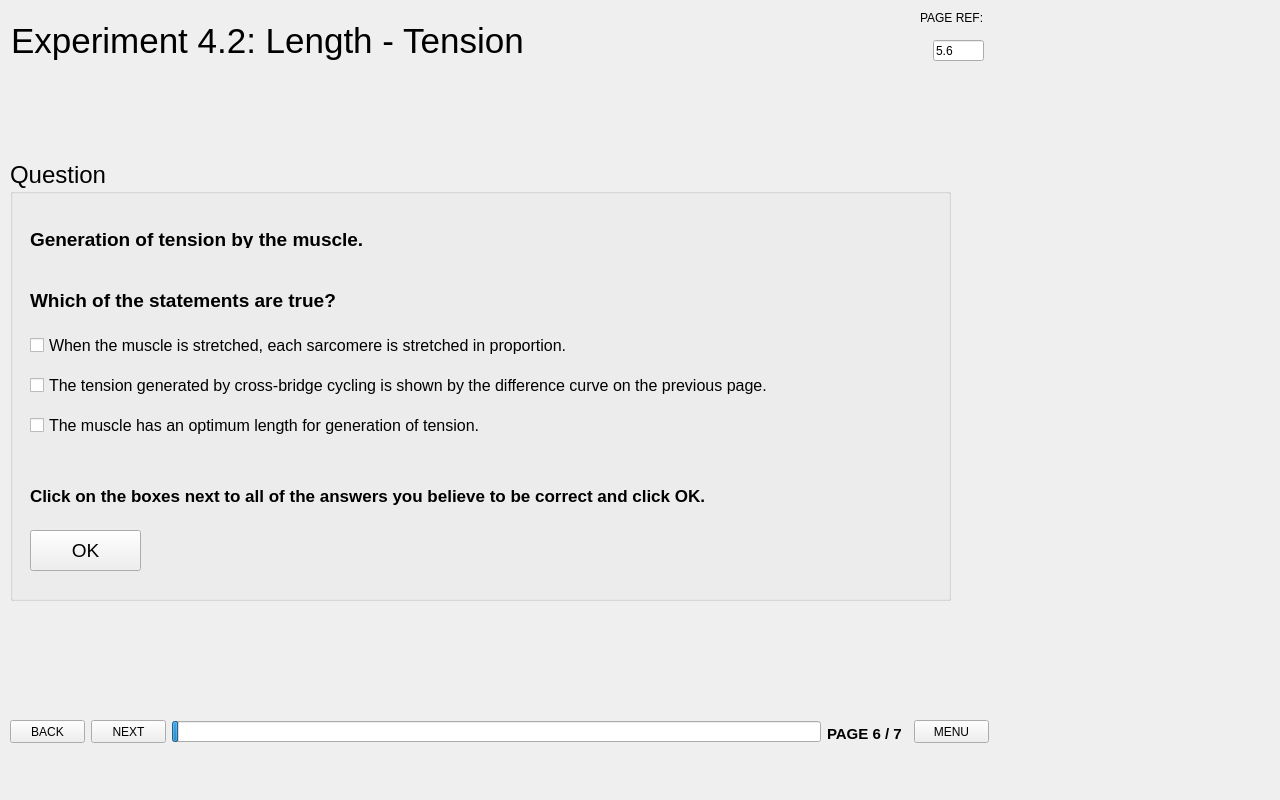
<?xml version="1.0" encoding="UTF-8"?>
<ui version="4.0">
 <class>MainWindow</class>
 <widget class="QMainWindow" name="MainWindow">
  <property name="geometry">
   <rect>
    <x>0</x>
    <y>0</y>
    <width>1280</width>
    <height>800</height>
   </rect>
  </property>
  <property name="windowTitle">
   <string>MainWindow</string>
  </property>
  <widget class="QWidget" name="centralwidget">
   <widget class="QGroupBox" name="groupBox_3">
    <property name="geometry">
     <rect>
      <x>10</x>
      <y>160</y>
      <width>941</width>
      <height>441</height>
     </rect>
    </property>
    <property name="font">
     <font>
      <pointsize>18</pointsize>
     </font>
    </property>
    <property name="title">
     <string>Question</string>
    </property>
    <widget class="QLabel" name="label_4">
     <property name="geometry">
      <rect>
       <x>20</x>
       <y>70</y>
       <width>571</width>
       <height>18</height>
      </rect>
     </property>
     <property name="font">
      <font>
       <pointsize>14</pointsize>
       <weight>75</weight>
       <bold>true</bold>
      </font>
     </property>
     <property name="text">
      <string>Generation of tension by the muscle. </string>
     </property>
    </widget>
    <widget class="QLabel" name="label_3">
     <property name="geometry">
      <rect>
       <x>20</x>
       <y>130</y>
       <width>591</width>
       <height>21</height>
      </rect>
     </property>
     <property name="font">
      <font>
       <pointsize>14</pointsize>
       <weight>75</weight>
       <bold>true</bold>
      </font>
     </property>
     <property name="text">
      <string>Which of the statements are true?</string>
     </property>
    </widget>
    <widget class="QCheckBox" name="checkBox1">
     <property name="geometry">
      <rect>
       <x>20</x>
       <y>160</y>
       <width>611</width>
       <height>51</height>
      </rect>
     </property>
     <property name="font">
      <font>
       <pointsize>12</pointsize>
      </font>
     </property>
     <property name="text">
      <string>When the muscle is stretched, each sarcomere is stretched in proportion.</string>
     </property>
    </widget>
    <widget class="QCheckBox" name="checkBox2">
     <property name="geometry">
      <rect>
       <x>20</x>
       <y>200</y>
       <width>881</width>
       <height>51</height>
      </rect>
     </property>
     <property name="font">
      <font>
       <pointsize>12</pointsize>
      </font>
     </property>
     <property name="text">
      <string>The tension generated by cross-bridge cycling is shown by the difference curve on the previous page.</string>
     </property>
    </widget>
    <widget class="QCheckBox" name="checkBox3">
     <property name="geometry">
      <rect>
       <x>20</x>
       <y>240</y>
       <width>611</width>
       <height>51</height>
      </rect>
     </property>
     <property name="font">
      <font>
       <pointsize>12</pointsize>
      </font>
     </property>
     <property name="text">
      <string>The muscle has an optimum length for generation of tension.</string>
     </property>
    </widget>
    <widget class="QLabel" name="label_5">
     <property name="geometry">
      <rect>
       <x>20</x>
       <y>320</y>
       <width>901</width>
       <height>31</height>
      </rect>
     </property>
     <property name="font">
      <font>
       <pointsize>13</pointsize>
       <weight>75</weight>
       <bold>true</bold>
      </font>
     </property>
     <property name="text">
      <string>Click on the boxes next to all of the answers you believe to be correct and click OK.</string>
     </property>
    </widget>
    <widget class="QPushButton" name="pushButtonOk">
     <property name="geometry">
      <rect>
       <x>20</x>
       <y>370</y>
       <width>111</width>
       <height>41</height>
      </rect>
     </property>
     <property name="font">
      <font>
       <pointsize>14</pointsize>
      </font>
     </property>
     <property name="text">
      <string>OK</string>
     </property>
    </widget>
   </widget>
   <widget class="QLabel" name="labelCurrentWindow">
    <property name="geometry">
     <rect>
      <x>11</x>
      <y>20</y>
      <width>771</width>
      <height>41</height>
     </rect>
    </property>
    <property name="font">
     <font>
      <pointsize>26</pointsize>
     </font>
    </property>
    <property name="text">
     <string>Experiment 4.2: Length - Tension</string>
    </property>
   </widget>
   <widget class="QLineEdit" name="lineEdit_2">
    <property name="geometry">
     <rect>
      <x>933</x>
      <y>40</y>
      <width>51</width>
      <height>21</height>
     </rect>
    </property>
    <property name="sizePolicy">
     <sizepolicy hsizetype="Ignored" vsizetype="Fixed">
      <horstretch>0</horstretch>
      <verstretch>0</verstretch>
     </sizepolicy>
    </property>
    <property name="text">
     <string>5.6</string>
    </property>
    <property name="readOnly">
     <bool>true</bool>
    </property>
   </widget>
   <widget class="QLabel" name="labelPageRef_2">
    <property name="geometry">
     <rect>
      <x>920</x>
      <y>10</y>
      <width>64</width>
      <height>16</height>
     </rect>
    </property>
    <property name="sizePolicy">
     <sizepolicy hsizetype="Maximum" vsizetype="Preferred">
      <horstretch>0</horstretch>
      <verstretch>0</verstretch>
     </sizepolicy>
    </property>
    <property name="text">
     <string>PAGE REF:</string>
    </property>
   </widget>
   <widget class="QPushButton" name="pushButtonBack">
    <property name="geometry">
     <rect>
      <x>10</x>
      <y>720</y>
      <width>75</width>
      <height>23</height>
     </rect>
    </property>
    <property name="sizePolicy">
     <sizepolicy hsizetype="Maximum" vsizetype="Fixed">
      <horstretch>0</horstretch>
      <verstretch>0</verstretch>
     </sizepolicy>
    </property>
    <property name="text">
     <string>BACK</string>
    </property>
   </widget>
   <widget class="QPushButton" name="pushButtonNext">
    <property name="geometry">
     <rect>
      <x>91</x>
      <y>720</y>
      <width>75</width>
      <height>23</height>
     </rect>
    </property>
    <property name="sizePolicy">
     <sizepolicy hsizetype="Maximum" vsizetype="Fixed">
      <horstretch>0</horstretch>
      <verstretch>0</verstretch>
     </sizepolicy>
    </property>
    <property name="text">
     <string>NEXT</string>
    </property>
   </widget>
   <widget class="QLabel" name="label_6">
    <property name="geometry">
     <rect>
      <x>827</x>
      <y>709</y>
      <width>81</width>
      <height>49</height>
     </rect>
    </property>
    <property name="sizePolicy">
     <sizepolicy hsizetype="Maximum" vsizetype="Preferred">
      <horstretch>0</horstretch>
      <verstretch>0</verstretch>
     </sizepolicy>
    </property>
    <property name="font">
     <font>
      <pointsize>11</pointsize>
      <weight>75</weight>
      <bold>true</bold>
     </font>
    </property>
    <property name="text">
     <string>PAGE 6 / 7</string>
    </property>
   </widget>
   <widget class="QPushButton" name="pushButtonMenu">
    <property name="geometry">
     <rect>
      <x>914</x>
      <y>720</y>
      <width>75</width>
      <height>23</height>
     </rect>
    </property>
    <property name="sizePolicy">
     <sizepolicy hsizetype="Maximum" vsizetype="Fixed">
      <horstretch>0</horstretch>
      <verstretch>0</verstretch>
     </sizepolicy>
    </property>
    <property name="minimumSize">
     <size>
      <width>50</width>
      <height>20</height>
     </size>
    </property>
    <property name="text">
     <string>MENU</string>
    </property>
   </widget>
   <widget class="QProgressBar" name="progressBar">
    <property name="geometry">
     <rect>
      <x>172</x>
      <y>721</y>
      <width>649</width>
      <height>21</height>
     </rect>
    </property>
    <property name="sizePolicy">
     <sizepolicy hsizetype="Minimum" vsizetype="Fixed">
      <horstretch>0</horstretch>
      <verstretch>0</verstretch>
     </sizepolicy>
    </property>
    <property name="value">
     <number>1</number>
    </property>
    <property name="textVisible">
     <bool>false</bool>
    </property>
   </widget>
  </widget>
 </widget>
 <resources/>
 <connections/>
</ui>
